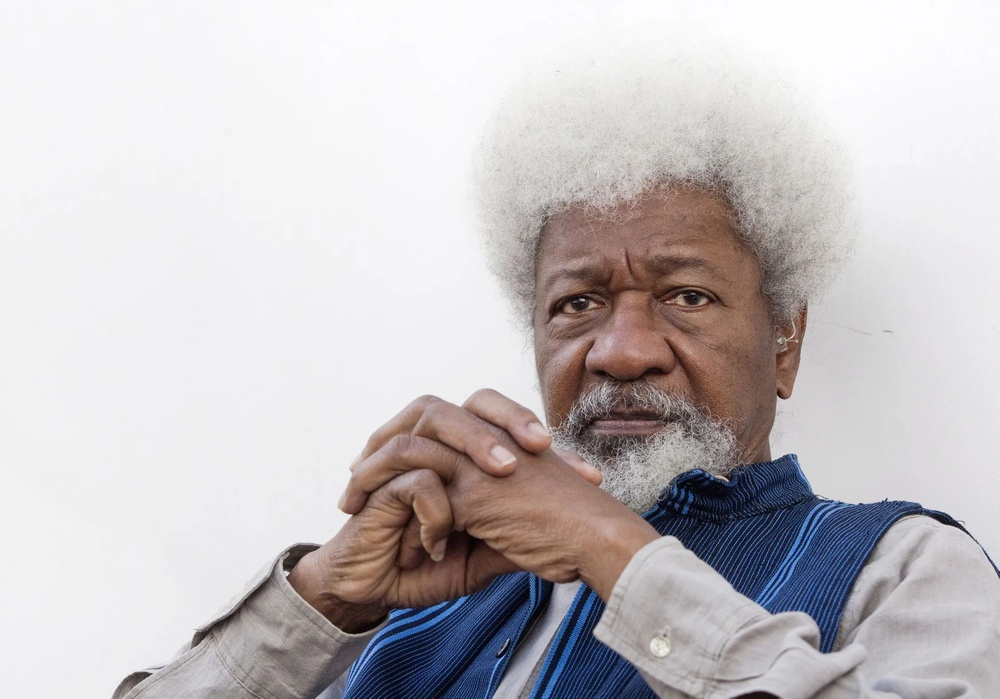
#> input picture week-4/img/wole.jpg, 1000 x 699 px, shrunk from 2254 x 1576 before the run
$ python practice-3.py
#> lines starting #> are read from the running program, lines starting #| are printed output that depends on the picture
import cv2
import numpy as np

image = cv2.imread('img/wole.jpg',cv2.IMREAD_GRAYSCALE)
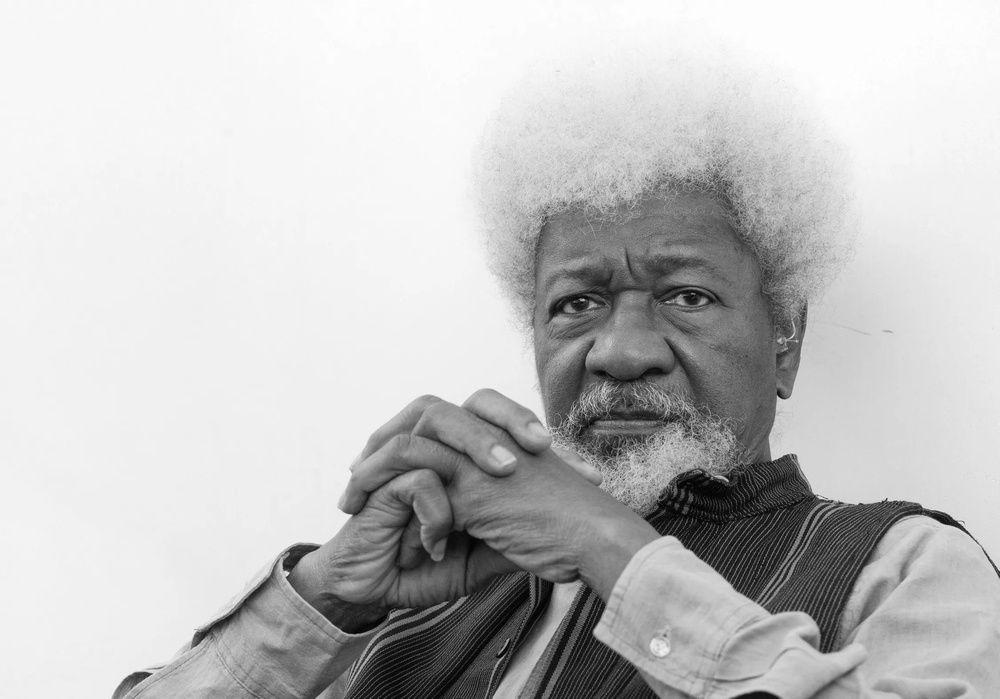
#> image: shape (699, 1000); min 0, max 255, mean 194.6

image = cv2.GaussianBlur(image,(5,5),0)

kernel_x = np.array([
    [ 1, 0],
    [ 0,-1],
    ])

kernel_y = np.array([
    [-1, 0],
    [ 0, 1],
    ])


robert_x = cv2.filter2D(image,-1,kernel_x)
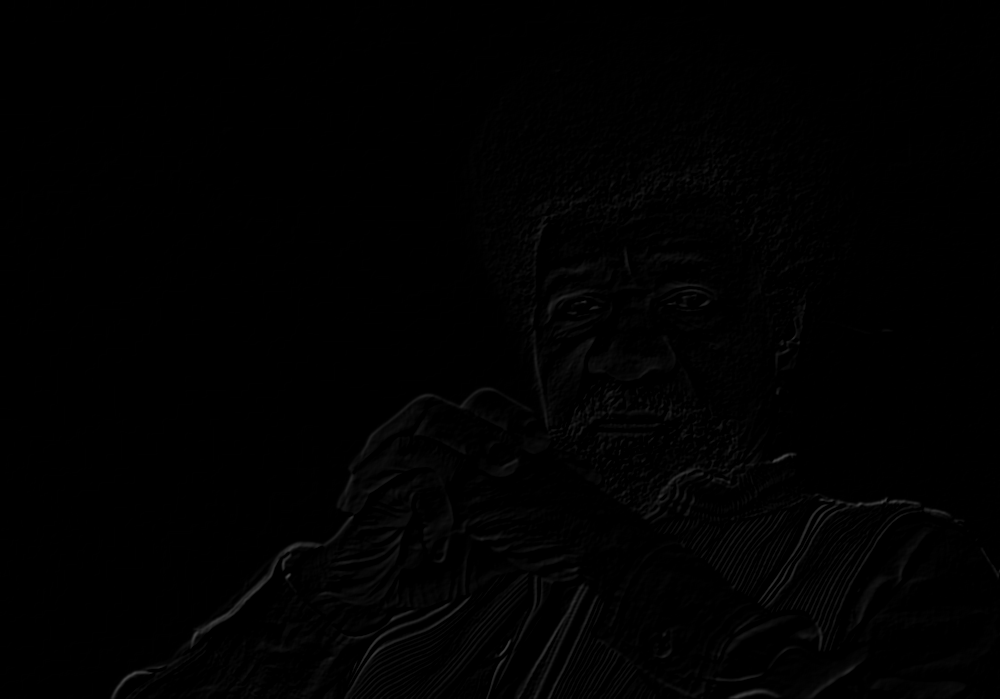
#> robert_x: shape (699, 1000); min 0, max 73, mean 1.3
robert_y = cv2.filter2D(image,-1,kernel_y)

robert_combined = np.sqrt(np.square(robert_x)+np.square(robert_y))
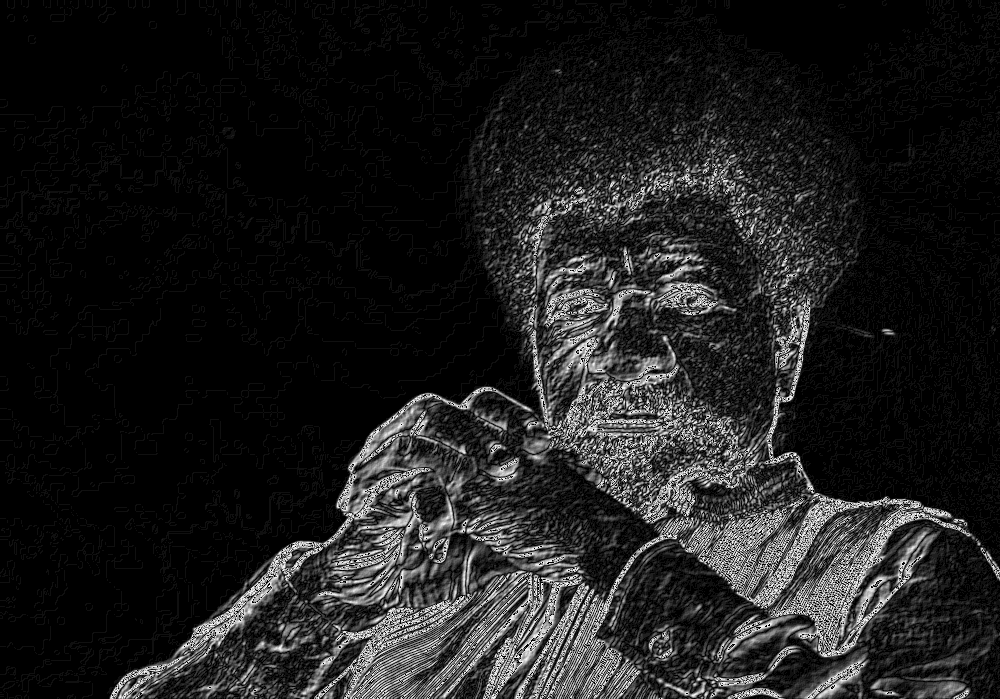
#> robert_combined: shape (699, 1000) float16; min 0, max 15.78, mean 1.89; drawn with min black and max white

cv2.imshow('Original',image)
cv2.imshow('Robert Edges',np.uint8(robert_combined))

cv2.waitKey(0)
cv2.destroyAllWindows()
